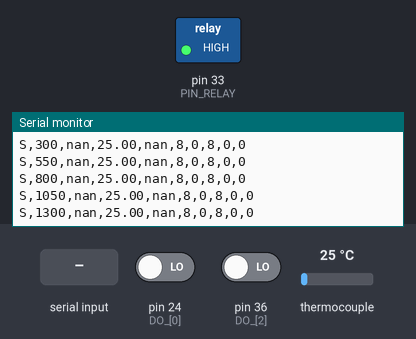
Recording of a sketch running on a simulated Arduino Mega 2560, built with avr-gcc and run on an emulated ATmega2560. On the bench: switched loads named in the sketch (green lamp = pin HIGH), the last lines printed to the serial monitor. Wiring (inferred from the names in the program): MAX31855 thermocouple converter: CS pin 32; MISO pin 30; SCK pin 28. The inputs (shaded band) are chosen by the test bench; at power-on: pin 24 (DO_[0]) LOW, pin 36 (DO_[2]) LOW, thermocouple 25 °C. Pins used as bus, display or sensor lines are not drawn.

Above: at 1.5 s.
1.6 s: "HEAT 1\n" received over Serial
At 1.76 s:
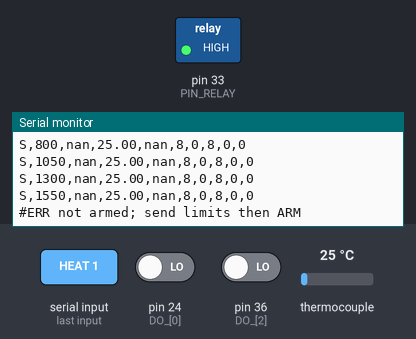
3.1 s: "LIM 1\n" received over Serial
At 3.26 s:
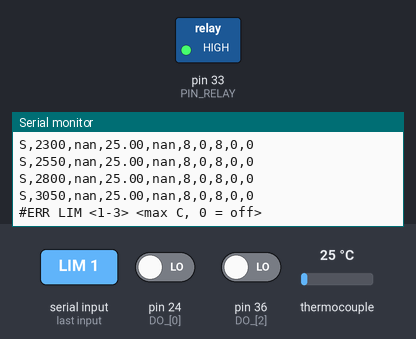
4.6 s: "FAULT 1\n" received over Serial
At 4.76 s:
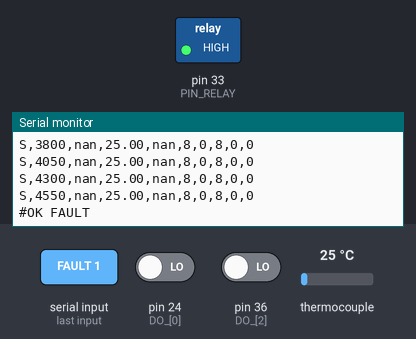
Timing chart, 0 to 7.6 s (numbered marks = the images above; inputs shaded):
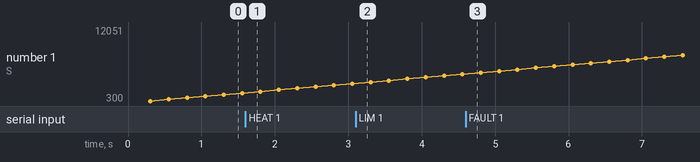

Measured:
- after the input at 1.6 s, the serial monitor: prints a new line at once (image 1)
- after the input at 3.1 s, the serial monitor: prints a new line at once (image 2)
- after the input at 4.6 s, the serial monitor: prints a new line at once (image 3)

The sketch:

che126_daq.ino
```cpp
// che126-daq firmware: three MAX31855 thermocouple amplifiers and one heater relay.
//
// The board only measures and switches. Experiment logic lives in daq.py on the
// computer, which must keep renewing heat permission ("HEAT 1 <lease_ms>"). If the
// computer stops talking, the lease runs out and the relay goes to OFF.
//
// Board-side limits (LIM) trip the heater OFF on their own and stay tripped until
// CLEAR, even if the computer keeps asking for heat.
//
// After every boot the board refuses heat until the computer sends ARM (it sends
// its limits first), so a board that resets mid-run never heats without cutoffs.
//
// Pins (Arduino Mega ADK):
//   amplifier 1 CLK/DO/CS = 22/24/26
//   amplifier 2 CLK/DO/CS = 28/30/32
//   amplifier 3 CLK/DO/CS = 34/36/38
//   relay signal          = 33
//
// Relay polarity is saved in EEPROM ("RELAY NC" or "RELAY NO"):
//   NC: heater wired through COM-NC. Pin HIGH = OFF, LOW = ON. Heat flows whenever
//       the board is unpowered or resetting.
//   NO: heater wired through COM-NO. Pin LOW = OFF, HIGH = ON.
//
// Serial 115200 baud, one line per message:
//   S,<ms>,<t1>,<t2>,<t3>,<f1>,<f2>,<f3>,<heat>,<trip>   sample (t in C or nan, f = fault bits)
//   #ID che126-daq <version> relay=<NC|NO>               at boot and on ID
//   #CFG ...                                             on CFG
//   #OK <command>  /  #ERR <reason>                      command replies
//   #TRIP <reason>                                       a limit or sensor trip latched
//   #LEASE                                               heat permission expired
// Commands: HEAT 1 <lease_ms> | HEAT 0 | LIM <1-3> <C> | FAULT <ms> | RATE <ms> | ARM
//           CLEAR | RELAY NC|NO | ID | CFG

#include <EEPROM.h>
#include <avr/wdt.h>

#define FIRMWARE_VERSION "2"

const uint8_t CLK[3] = {22, 28, 34};
const uint8_t DO_[3] = {24, 30, 36};
const uint8_t CS[3] = {26, 32, 38};
const uint8_t PIN_RELAY = 33;

const uint8_t EEPROM_MAGIC_ADDR = 0, EEPROM_POLARITY_ADDR = 1;
const uint8_t EEPROM_MAGIC = 0xC6;
const uint8_t POLARITY_NC = 0, POLARITY_NO = 1;

const uint32_t LEASE_DEFAULT_MS = 2000, LEASE_MAX_MS = 10000;
const uint8_t LIMIT_CONFIRM_SAMPLES = 2;  // a single garbage reading cannot trip

uint8_t polarity = POLARITY_NC;
uint32_t sample_ms = 250;
float limit_c[3] = {0, 0, 0};          // 0 = no limit
uint32_t fault_trip_ms = 0;            // 0 = sensor faults never trip
bool heat_requested = false;
uint32_t lease_until_ms = 0;
bool tripped = false;
uint8_t over_count[3] = {0, 0, 0};
uint32_t fault_since_ms[3] = {0, 0, 0};
bool faulting[3] = {false, false, false};
bool armed = false;
bool relay_on = false;

char line[64];
uint8_t line_len = 0;
bool line_overflow = false;
uint32_t next_sample_ms = 0;

uint8_t offLevel() { return polarity == POLARITY_NC ? HIGH : LOW; }
uint8_t onLevel() { return polarity == POLARITY_NC ? LOW : HIGH; }

void setRelay(bool on) {
  relay_on = on;
  digitalWrite(PIN_RELAY, on ? onLevel() : offLevel());
}

bool leaseValid(uint32_t now) { return (int32_t)(lease_until_ms - now) > 0; }

void applyRelay(uint32_t now) {
  bool want = heat_requested && !tripped && leaseValid(now);
  if (heat_requested && !leaseValid(now)) {
    heat_requested = false;
    Serial.println(F("#LEASE"));
  }
  if (want != relay_on) setRelay(want);
}

void trip(const char *reason, uint8_t ch) {
  if (tripped) return;
  tripped = true;
  heat_requested = false;
  setRelay(false);
  Serial.print(F("#TRIP "));
  Serial.print(reason);
  Serial.print(' ');
  Serial.println(ch + 1);
}

// MAX31855: 32 bits, D31 first, next bit after each falling clock edge.
uint32_t readRaw(uint8_t ch) {
  uint32_t v = 0;
  digitalWrite(CS[ch], LOW);
  delayMicroseconds(20);
  for (int8_t i = 31; i >= 0; i--) {
    digitalWrite(CLK[ch], LOW);
    delayMicroseconds(10);
    v <<= 1;
    if (digitalRead(DO_[ch])) v |= 1;
    digitalWrite(CLK[ch], HIGH);
    delayMicroseconds(10);
  }
  digitalWrite(CLK[ch], LOW);
  digitalWrite(CS[ch], HIGH);
  return v;
}

// Returns fault bits (1 open, 2 short to GND, 4 short to VCC, 8 no response).
uint8_t readChannel(uint8_t ch, float *celsius) {
  uint32_t v = readRaw(ch);
  if (v == 0xFFFFFFFFUL || v == 0) {
    // All ones: DO floating high (amplifier missing). All zeros reads as 0.00 C
    // with no fault bit, which a disconnected DO line also produces.
    *celsius = NAN;
    return 8;
  }
  if (v & 0x7) {
    *celsius = NAN;
    return v & 0x7;
  }
  int16_t t = (int16_t)(v >> 16) >> 2;  // signed 14-bit, 0.25 C
  *celsius = t * 0.25f;
  return 0;
}

void printTemp(float c) {
  if (isnan(c)) Serial.print(F("nan"));
  else Serial.print(c, 2);
}

void sample(uint32_t now) {
  float t[3];
  uint8_t f[3];
  for (uint8_t ch = 0; ch < 3; ch++) f[ch] = readChannel(ch, &t[ch]);

  for (uint8_t ch = 0; ch < 3; ch++) {
    if (limit_c[ch] <= 0) {
      over_count[ch] = 0;
      faulting[ch] = false;
      continue;
    }
    if (f[ch]) {
      over_count[ch] = 0;
      if (!faulting[ch]) {
        faulting[ch] = true;
        fault_since_ms[ch] = now;
      }
      if (fault_trip_ms > 0 && now - fault_since_ms[ch] >= fault_trip_ms) trip("FAULT", ch);
    } else {
      faulting[ch] = false;
      if (t[ch] >= limit_c[ch]) {
        if (over_count[ch] < 255) over_count[ch]++;
        if (over_count[ch] >= LIMIT_CONFIRM_SAMPLES) trip("LIMIT", ch);
      } else {
        over_count[ch] = 0;
      }
    }
  }
  applyRelay(now);

  Serial.print(F("S,"));
  Serial.print(now);
  for (uint8_t ch = 0; ch < 3; ch++) {
    Serial.print(',');
    printTemp(t[ch]);
  }
  for (uint8_t ch = 0; ch < 3; ch++) {
    Serial.print(',');
    Serial.print(f[ch]);
  }
  Serial.print(',');
  Serial.print(relay_on ? 1 : 0);
  Serial.print(',');
  Serial.println(tripped ? 1 : 0);
}

void printId() {
  Serial.print(F("#ID che126-daq " FIRMWARE_VERSION " relay="));
  Serial.println(polarity == POLARITY_NC ? F("NC") : F("NO"));
}

void printCfg() {
  Serial.print(F("#CFG relay="));
  Serial.print(polarity == POLARITY_NC ? F("NC") : F("NO"));
  Serial.print(F(" rate_ms="));
  Serial.print(sample_ms);
  Serial.print(F(" fault_ms="));
  Serial.print(fault_trip_ms);
  for (uint8_t ch = 0; ch < 3; ch++) {
    Serial.print(F(" lim"));
    Serial.print(ch + 1);
    Serial.print('=');
    Serial.print(limit_c[ch], 1);
  }
  Serial.print(F(" tripped="));
  Serial.print(tripped ? 1 : 0);
  Serial.print(F(" armed="));
  Serial.println(armed ? 1 : 0);
}

void ok(const char *cmd) {
  Serial.print(F("#OK "));
  Serial.println(cmd);
}

void err(const __FlashStringHelper *why) {
  Serial.print(F("#ERR "));
  Serial.println(why);
}

void handle(char *cmd, uint32_t now) {
  char *word = strtok(cmd, " ");
  if (!word) return;
  char *a = strtok(NULL, " ");
  char *b = strtok(NULL, " ");

  if (!strcmp(word, "HEAT")) {
    if (!a) return err(F("HEAT needs 0 or 1"));
    if (a[0] == '0') {
      heat_requested = false;
      applyRelay(now);
      return ok("HEAT 0");
    }
    if (tripped) return err(F("tripped; send CLEAR first"));
    if (!armed) return err(F("not armed; send limits then ARM"));
    uint32_t lease = b ? (uint32_t)atol(b) : LEASE_DEFAULT_MS;
    if (lease < 100 || lease > LEASE_MAX_MS) return err(F("lease must be 100-10000 ms"));
    heat_requested = true;
    lease_until_ms = now + lease;
    applyRelay(now);
    return;  // renewed every few hundred ms; no reply keeps the line quiet
  }
  if (!strcmp(word, "LIM")) {
    if (!a || !b) return err(F("LIM <1-3> <max C, 0 = off>"));
    int ch = atoi(a);
    if (ch < 1 || ch > 3) return err(F("channel must be 1-3"));
    limit_c[ch - 1] = atof(b);
    over_count[ch - 1] = 0;
    faulting[ch - 1] = false;
    return ok("LIM");
  }
  if (!strcmp(word, "FAULT")) {
    if (!a) return err(F("FAULT <ms, 0 = off>"));
    fault_trip_ms = (uint32_t)atol(a);
    return ok("FAULT");
  }
  if (!strcmp(word, "RATE")) {
    long ms = a ? atol(a) : 0;
    if (ms < 100 || ms > 5000) return err(F("RATE 100-5000 ms"));
    sample_ms = ms;
    return ok("RATE");
  }
  if (!strcmp(word, "CLEAR")) {
    tripped = false;
    for (uint8_t ch = 0; ch < 3; ch++) {
      over_count[ch] = 0;
      faulting[ch] = false;
    }
    return ok("CLEAR");
  }
  if (!strcmp(word, "ARM")) {
    armed = true;
    return ok("ARM");
  }
  if (!strcmp(word, "RELAY")) {
    if (!a || (strcmp(a, "NC") && strcmp(a, "NO"))) return err(F("RELAY NC or RELAY NO"));
    heat_requested = false;
    polarity = strcmp(a, "NC") ? POLARITY_NO : POLARITY_NC;
    EEPROM.update(EEPROM_MAGIC_ADDR, EEPROM_MAGIC);
    EEPROM.update(EEPROM_POLARITY_ADDR, polarity);
    setRelay(false);
    printId();
    return;
  }
  if (!strcmp(word, "ID")) return printId();
  if (!strcmp(word, "CFG")) return printCfg();
  err(F("unknown command"));
}

void pollSerial(uint32_t now) {
  uint8_t budget = 64;
  while (budget-- && Serial.available()) {
    char c = Serial.read();
    if (c == '\r') continue;
    if (c == '\n') {
      line[line_len] = 0;
      if (line_overflow) err(F("line too long"));
      else if (line_len) handle(line, now);
      line_len = 0;
      line_overflow = false;
      continue;
    }
    if (line_len < sizeof(line) - 1) line[line_len++] = c;
    else line_overflow = true;
  }
}

void setup() {
  if (EEPROM.read(EEPROM_MAGIC_ADDR) == EEPROM_MAGIC && EEPROM.read(EEPROM_POLARITY_ADDR) == POLARITY_NO)
    polarity = POLARITY_NO;
  // Drive the OFF level before the pin becomes an output, so setup never pulses ON.
  digitalWrite(PIN_RELAY, offLevel());
  pinMode(PIN_RELAY, OUTPUT);
  relay_on = false;

  for (uint8_t ch = 0; ch < 3; ch++) {
    pinMode(CS[ch], OUTPUT);
    digitalWrite(CS[ch], HIGH);
    pinMode(CLK[ch], OUTPUT);
    digitalWrite(CLK[ch], LOW);
    pinMode(DO_[ch], INPUT);
  }
  Serial.begin(115200);
  delay(300);  // MAX31855 first conversion
  printId();
  wdt_enable(WDTO_2S);
  next_sample_ms = millis();
}

void loop() {
  wdt_reset();
  uint32_t now = millis();
  pollSerial(now);
  applyRelay(now);
  if ((int32_t)(now - next_sample_ms) >= 0) {
    next_sample_ms = now + sample_ms;
    sample(now);
  }
}
```
